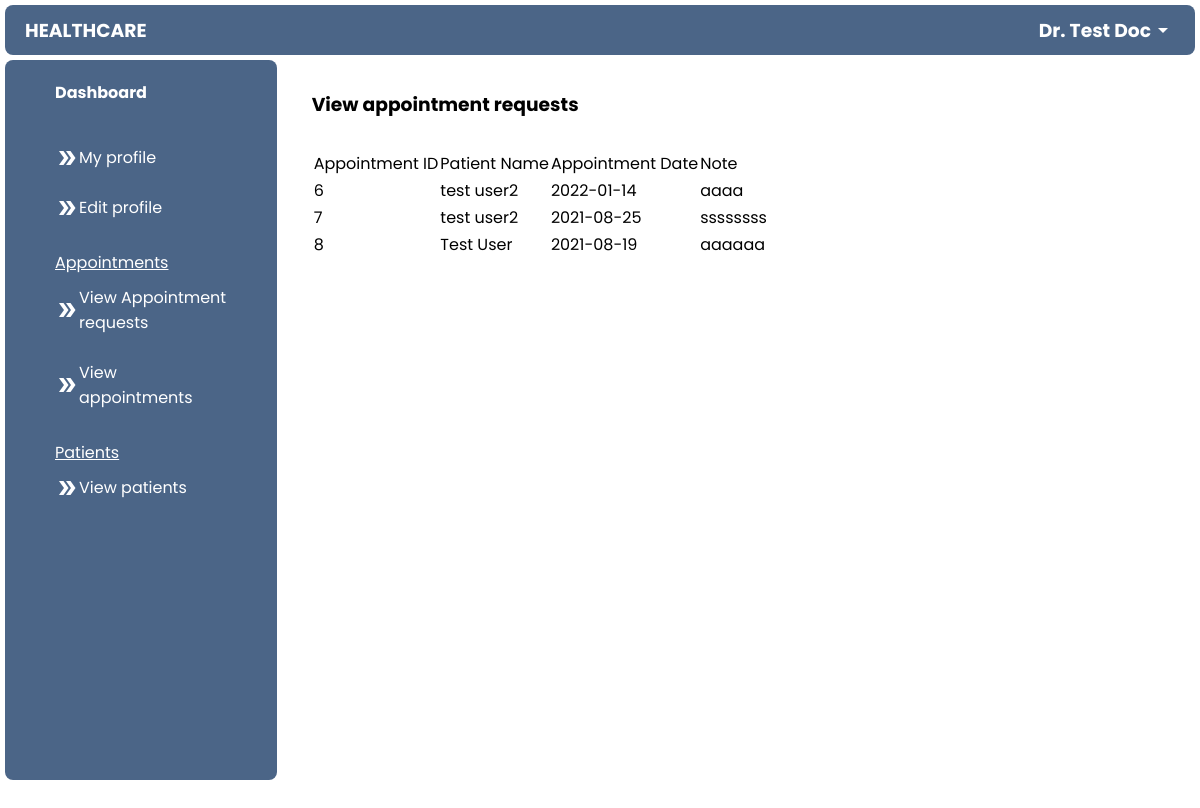
Before: /doctor/view_appointments.php (signed in) with the older database file.
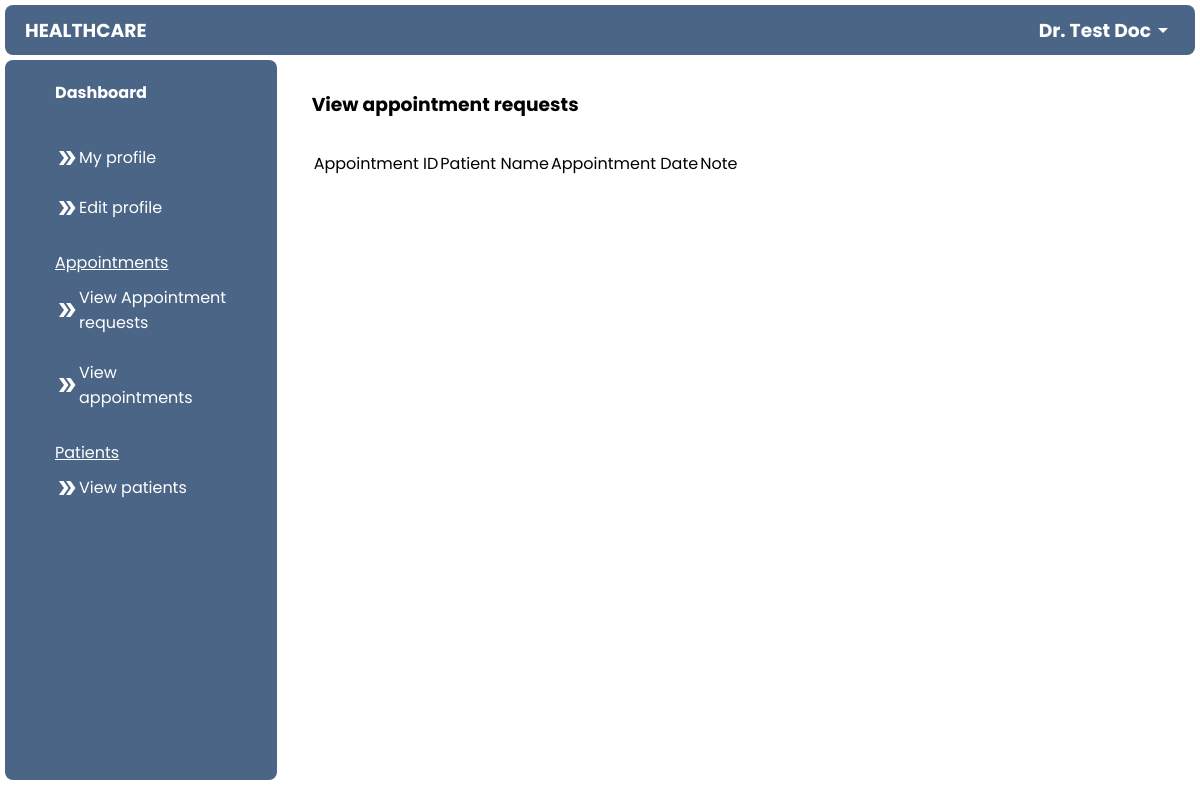
After: the same page with the newer database file.
### tables this page shows
CREATE TABLE `appointments` (
  `a_id` int(100) NOT NULL,
  `p_id` int(100) NOT NULL,
  `assigned_to_id` int(100) NOT NULL,
  `department` varchar(255) NOT NULL,
  `date` date NOT NULL,
  `note` varchar(255) DEFAULT NULL
);

CREATE TABLE `patient` (
  `p_id` int(11) NOT NULL,
  `name` varchar(255) NOT NULL,
  `email` varchar(255) NOT NULL,
  `password` varchar(255) NOT NULL,
  `address` varchar(255) NOT NULL,
  `age` int(100) NOT NULL,
  `gender` enum('male','female','other') NOT NULL,
  `reg_date` datetime NOT NULL DEFAULT current_timestamp()
);

### doctor/view_appointments.php (the view, shortened to what this page needs)
<?php
$email = $_SESSION['email'];
include ("../connect.php");
$sql = mysqli_query($con, "SELECT * FROM doctor WHERE email = '$email'");
$row = mysqli_fetch_array($sql);
$id = $row["d_id"];
?>
<!DOCTYPE html>
<html lang="en">
<head>
    <link rel="stylesheet" href="../css/add.css">
    <link rel="stylesheet" href="//cdn.datatables.net/1.10.20/css/jquery.dataTables.min.css">
</head>
<body>
<?php include ('navigation.php'); ?>
        <main>
        <h3 style="margin-bottom: 30px;">View appointment requests</h3>
<table class="table" id="myTable">
    <thead class="thead">
        <tr>
            <td>Appointment ID</td>
            <td>Patient Name</td>
            <td>Appointment Date</td>
            <td>Note</td>
        </tr>
    </thead>
    <tbody>
        <?php
        $result = mysqli_query($con, "SELECT * FROM appointments INNER JOIN patient ON appointments.p_id = patient.p_id WHERE appointments.assigned_to_id = '$id' ");
        while ($row = mysqli_fetch_array($result)) {
            echo '
        <tr>
            <td>' . $row["a_id"] . '</td>
            <td>' . $row["name"] . '</td>
            <td>' . $row["date"] . '</td>
            <td>' . $row["note"] . '</td>
        </tr>
    ';
        }
        ?>
    </tbody>
</table>
        </main>
    </div>
</body>
</html>

Changed rows visible on the page:
removed appointments: a_id "6", p.name "test user2", date "2022-01-14", note "aaaa"
removed appointments: a_id "7", p.name "test user2", date "2021-08-25", note "ssssssss"
removed appointments: a_id "8", p.name "Test User", date "2021-08-19", note "aaaaaa"
